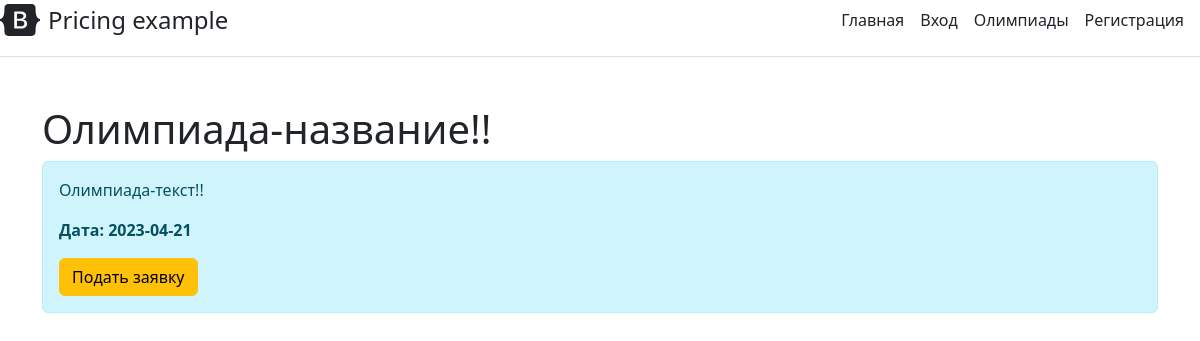
The app's page /сompetitions/1 (signed in) with its own data.
### user_data.py (models this page shows, shortened)
class Olympiad(db.Model):
    id = db.Column(db.Integer, primary_key=True)
    title = db.Column(db.String(100), nullable=False)
    introduction = db.Column(db.String(300), nullable=False)
    text = db.Column(db.Text, nullable=False)
    date = db.Column(db.DateTime, default=datetime.utcnow)

### app.py (the view)
@app.route('/сompetitions/<int:id>')
@login_required
def сompetition_detail(id):
    olympiad = Olympiad.query.get(id)
    if not olympiad:
        abort(404)
    return render_template('сompetition_detail.html', olympiad=olympiad)

### app.py (called while the page is built)
@login_manager.user_loader
def load_user(user_id):
    return Users.query.get(int(user_id))

### templates/сompetition_detail.html (shortened to what this page needs)
{% extends 'base.html' %}
{% block body %}
<div class="container mt-5">
    <h1>{{ olympiad.title }}</h1>
    <div class="alert alert-info">
        <p>{{ olympiad.text }}</p>
        <p><b> Дата: {{olympiad.date.date() }}</b></p>
         <a href ="/сompetitions/{{ olympiad.id }}/application" class ='btn btn-warning'>Подать заявку</a>
    </div>
</div>
{% endblock %}

### records on screen
Olympiad: title "Олимпиада-название!!", text "Олимпиада-текст!!", date "2023-04-21"
